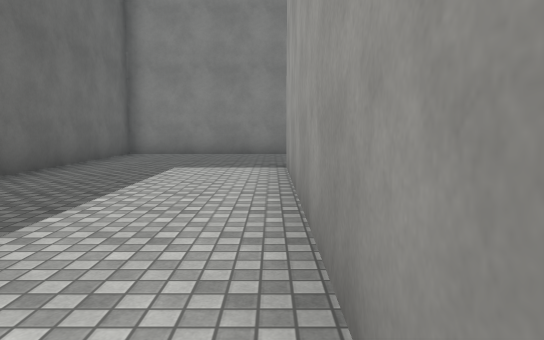
View 1 (above)

24 first-person views from a walk through a 3-D level made in the Unity game engine. The camera is 1.3 m above the floor, tilts 6° down and sees 70° across. The floor is counted in squares, 2 m on a side. Each view is taken from the middle of a square. On the plan, view 1 faces up. The plan holds only what a view shows up to about 11 squares ahead; the rest is blank. The place goes on beyond the plan. The player character is not drawn. Surface patterns are stand-ins for the level's own textures.

View 2
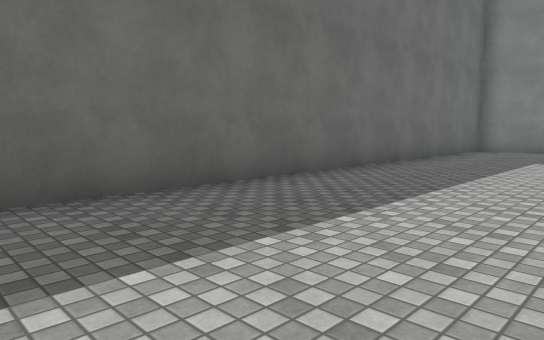

View 3
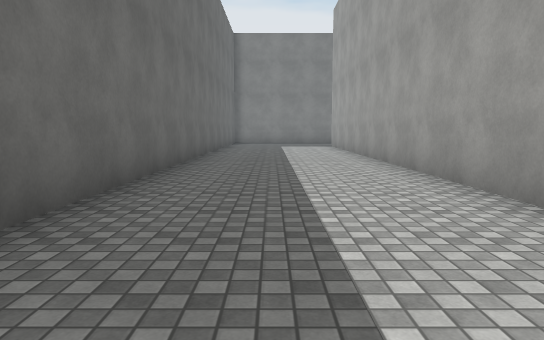

View 4
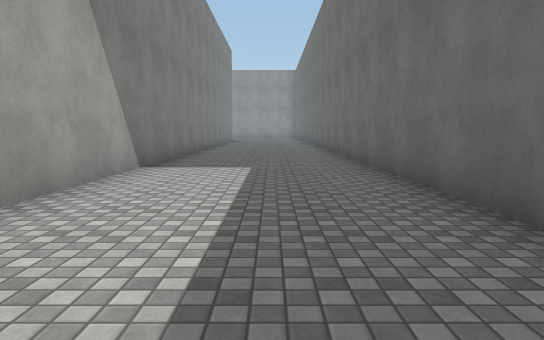

View 5
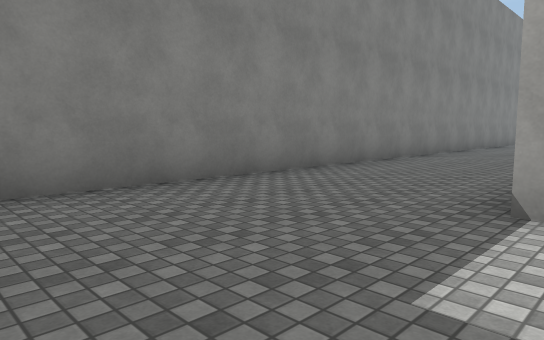

View 6
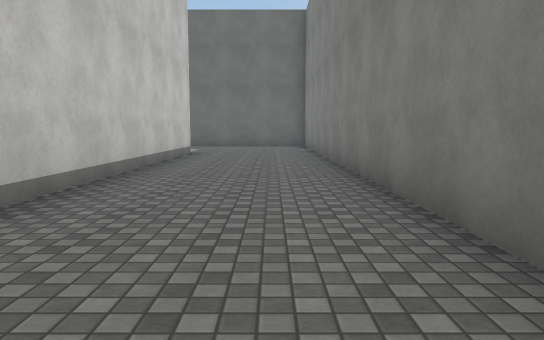

View 7
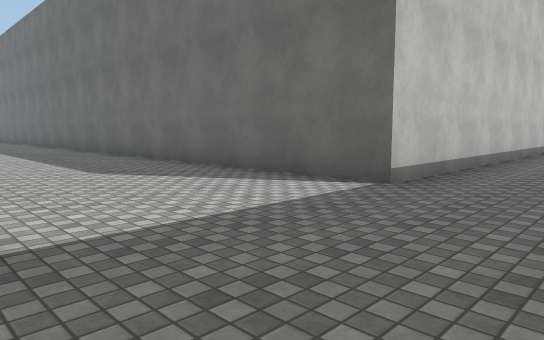

View 8
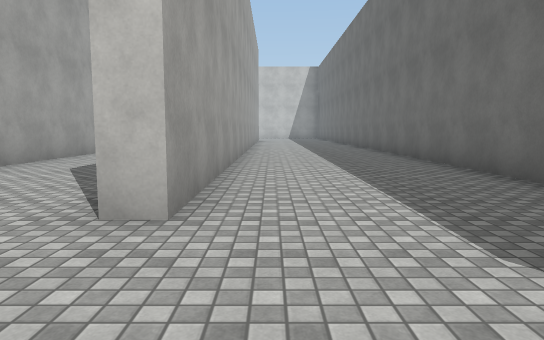

View 9
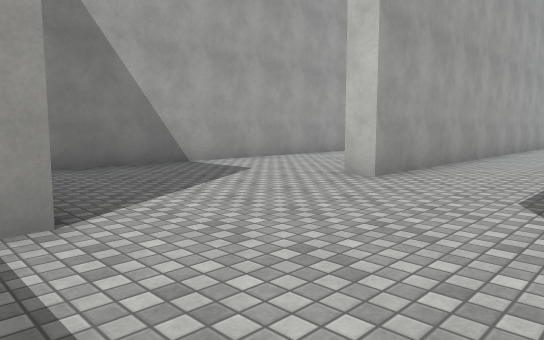

View 10
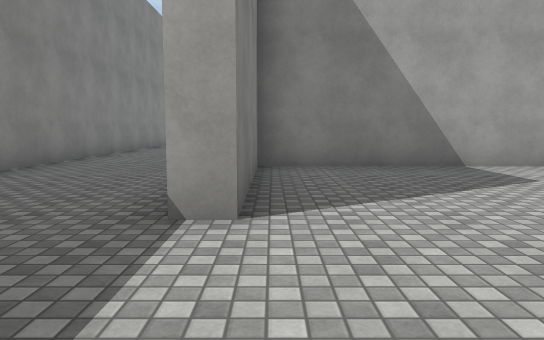

View 11
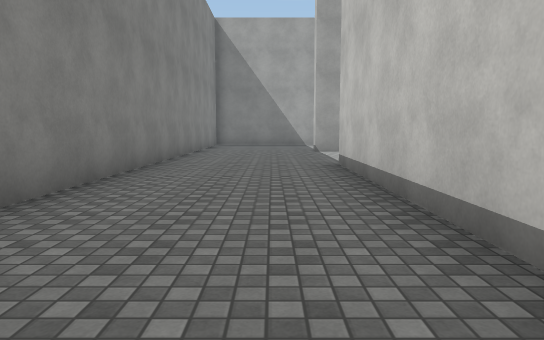

View 12
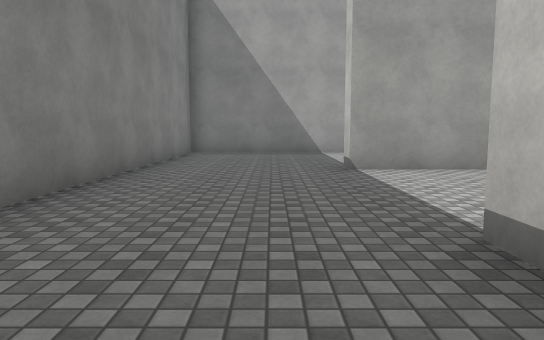

View 13
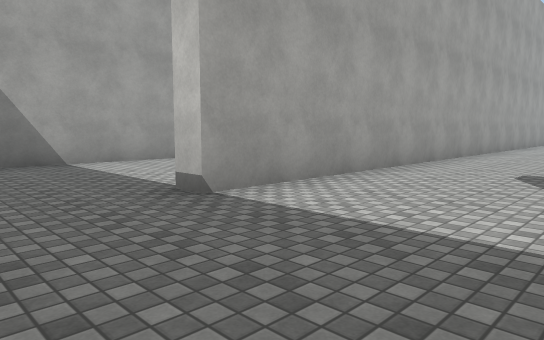

View 14
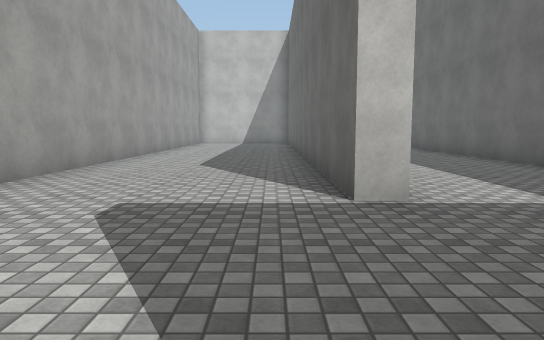

View 15
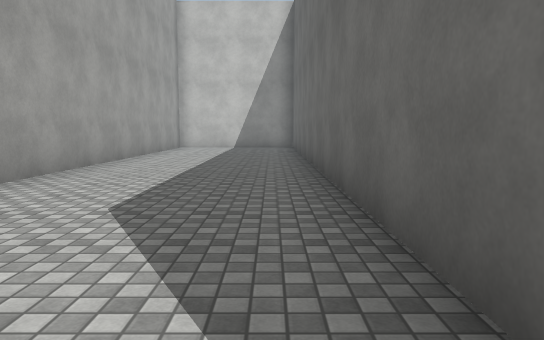

View 16
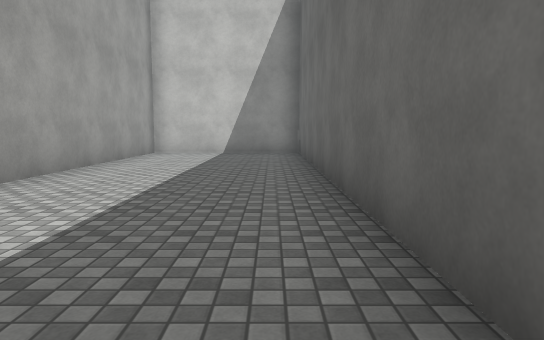

View 17
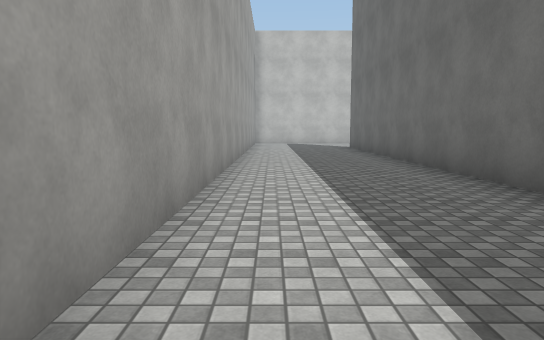

View 18
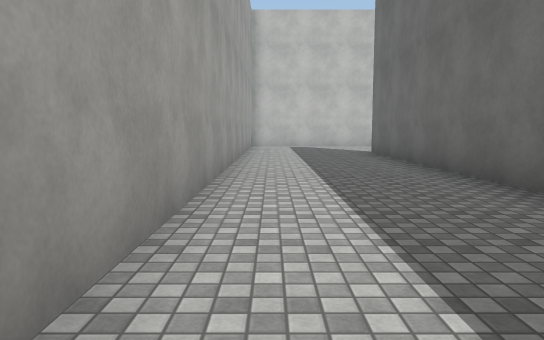

View 19
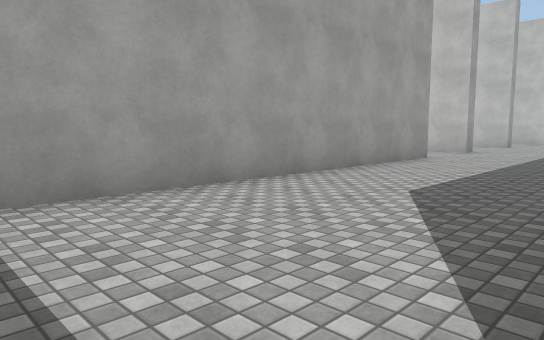

View 20
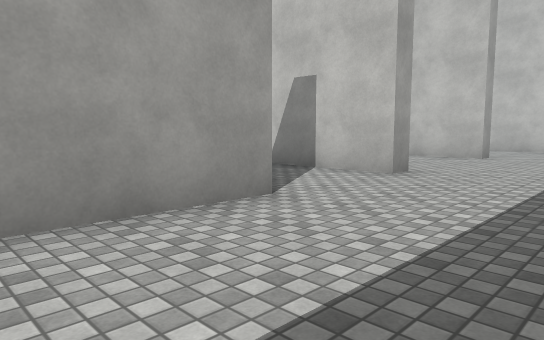

View 21
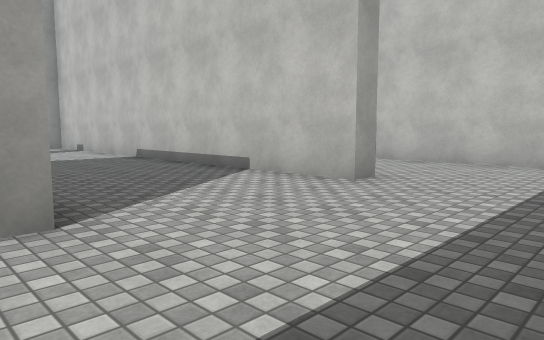

View 22
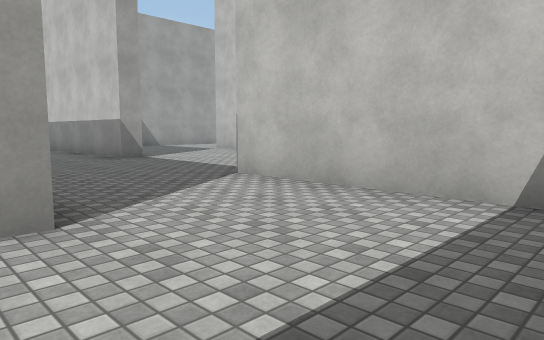

View 23
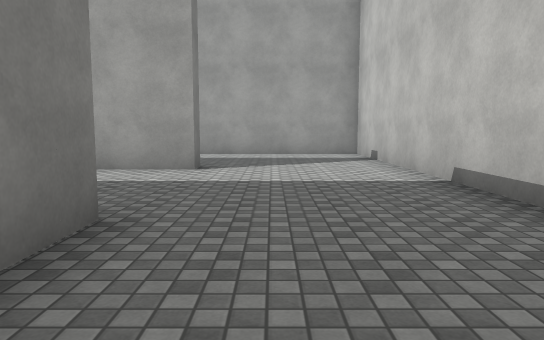

View 24
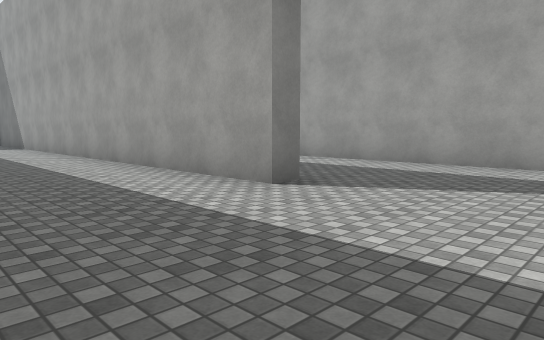

### Floor plan
Points are (right, up) in squares from view 1. A wall is a line through its corners. A room is listed if a view was taken in it or the views show most of it. See-through windows are left out.
Room 1 (views 1, 2, 3, 4, 5, 6, 7, 8, 9, 10, 11, 12, 13, 14, 15, 16, 17, 18, 19, 20, 21, 22, 23, 24)
walls: (20.6, 2.5) (21.2, 2.5) (21.2, -11.8) (25.2, -11.8) (25.2, 6.8) (25.8, 6.8); (17.2, -0.8) (17.2, -12.8); (15.8, 6.8) (21.2, 6.8); (16.7, -5.5) (16.7, 6.2) (12.7, 6.2) (12.7, 6.8); (29.7, -1.8) (29.7, 10.2) (16, 10.2); (12.7, -6) (12.7, 2.2) (13.2, 2.2); (29.7, -4.9) (29.7, -4.3) (32.2, -4.3); (9.4, 10.2) (-3.7, 10.2) (-3.7, -12.1); (29.7, -8.9) (29.7, -8.3) (41.3, -8.3) (41.3, -1.6); (20.7, -13) (20.7, 0); (33.8, -4.8) (32.6, -4.8); (27.6, -11.8) (29.6, -11.8); (37.8, -4.8) (37.3, -4.8) (37.3, 4.4); (0.3, -12.1) (0.3, 6.8) (8.7, 6.8) (8.7, -6.1)
ways out: opening at (30.5, -10.5)

Positions as (right, up) in squares from view 1, and headings:
1: (0, 0), facing up
2: (0, -2), facing up-left
3: (-2, -8), facing up
4: (-2, -1), facing down
5: (-3, 6), facing up-right
6: (11, 9), facing left
7: (13, 9), facing down-left
8: (12, 5), facing down
9: (10, 7), facing down-right
10: (10, 6), facing right
11: (14, 8), facing right
12: (19, 8), facing right
13: (22, 9), facing down-right
14: (22, 6), facing down
15: (22, 2), facing down
16: (22, -1), facing down
17: (20, 1), facing down
18: (20, -2), facing down
19: (26, 7), facing down-right
20: (27, 1), facing down-right
21: (27, -4), facing down-right
22: (27, -8), facing down-right
23: (31, -6), facing right
24: (34, -8), facing up-right
